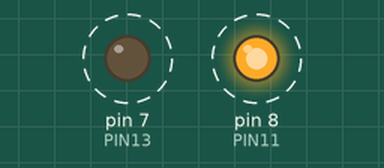
This sketch was run on a simulated Arduino Uno, built with avr-gcc and run on an emulated ATmega328P. Parts: output pins drawn as LEDs (lit = HIGH). Dashed ring = blinking.

Above: at 0.15 s.
Timing chart, 0 to 3.0 s (numbered marks = the images above):
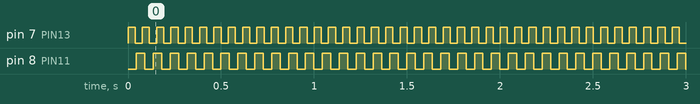

The sketch:

BCI_Blinker11-13_Timers.ino
```cpp
#define PIN11 8
#define PIN13 7
#define MAXSTEPS11 355

/* Variable to bypass the timers bit resolution limit. */
unsigned int steps11 = 0;

/* Board setup. */
void setup(void) {
    // Initialize LED pins.
    pinMode(PIN11, OUTPUT);
    pinMode(PIN13, OUTPUT);
    digitalWrite(PIN11, LOW);
    digitalWrite(PIN13, LOW);
    noInterrupts();  // Disable all interrupts.
    // Initialize timer1 (16 bit, 26 Hz).
    // Reset registers.
    TCCR1A = 0;
    TCCR1B = 0;
    TCNT1 = 0;
    // Configure timer1 registers.
    OCR1A = 2405;             // Compare Match (16 MHz/256/26 Hz).
    TCCR1B |= (1 << WGM12);   // CTC mode.
    TCCR1B |= (1 << CS12);    // Prescaler: 256.
    TIMSK1 |= (1 << OCIE1A);  // Enable Timer Compare interrupt.
    // Initialize timer2 (8 bit, 22 Hz).
    // Reset registers.
    TCCR2A = 0;
    TCCR2B = 0;
    TCNT2 = 0;
    // Configure timer2 registers.
    OCR2A = 222;              // Compare Match (16 MHz/8/22 Hz) (hacked).
    TCCR2B |= (1 << WGM22);   // CTC mode.
    TCCR2B |= (1 << CS21);    // Prescaler: 8.
    TIMSK2 |= (1 << OCIE2A);  // Enable Timer Compare interrupt.
    interrupts();  // Enable all interrupts again.
}

/* Timer1 compare ISR. */
ISR(TIMER1_COMPA_vect) {
    digitalWrite(PIN13, digitalRead(PIN13) ^ 1);  // Toggle 13 Hz LED.
}

/* Timer2 compare ISR. */
ISR(TIMER2_COMPA_vect) {
    steps11++;
    if (steps11 >= MAXSTEPS11) {
        digitalWrite(PIN11, digitalRead(PIN11) ^ 1);  // Toggle 11 Hz LED.
        steps11 = 0;
    }
}

/* Endless loop of nothing. */
void loop(void) {}
```

Measured:
- by itself, pin 7 (PIN13): alternates HIGH for 0.04 s and LOW for 0.04 s
- by itself, pin 8 (PIN11): alternates HIGH for 0.05 s and LOW for 0.05 s
